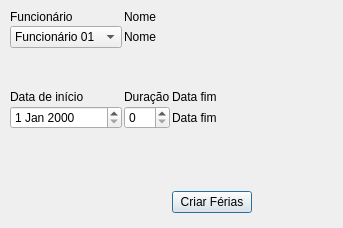
<?xml version="1.0" encoding="UTF-8"?>
<ui version="4.0">
 <class>ferias</class>
 <widget class="QDialog" name="ferias">
  <property name="geometry">
   <rect>
    <x>0</x>
    <y>0</y>
    <width>343</width>
    <height>228</height>
   </rect>
  </property>
  <property name="windowTitle">
   <string>Dialog</string>
  </property>
  <widget class="QWidget" name="layoutWidget">
   <property name="geometry">
    <rect>
     <x>10</x>
     <y>10</y>
     <width>321</width>
     <height>201</height>
    </rect>
   </property>
   <layout class="QGridLayout" name="gridLayout">
    <property name="sizeConstraint">
     <enum>QLayout::SetFixedSize</enum>
    </property>
    <property name="spacing">
     <number>2</number>
    </property>
    <item row="2" column="1" colspan="2">
     <widget class="QLabel" name="label_nome_2">
      <property name="text">
       <string>Nome</string>
      </property>
     </widget>
    </item>
    <item row="5" column="0">
     <widget class="QDateEdit" name="dateEdit_inicio"/>
    </item>
    <item row="6" column="0">
     <spacer name="verticalSpacer_2">
      <property name="orientation">
       <enum>Qt::Vertical</enum>
      </property>
      <property name="sizeType">
       <enum>QSizePolicy::Fixed</enum>
      </property>
      <property name="sizeHint" stdset="0">
       <size>
        <width>20</width>
        <height>60</height>
       </size>
      </property>
     </spacer>
    </item>
    <item row="7" column="2">
     <widget class="QPushButton" name="pushButton_criarferias">
      <property name="text">
       <string>Criar Férias</string>
      </property>
     </widget>
    </item>
    <item row="4" column="0">
     <widget class="QLabel" name="label_inicio">
      <property name="text">
       <string>Data de início</string>
      </property>
     </widget>
    </item>
    <item row="0" column="0">
     <widget class="QLabel" name="label_funcionario">
      <property name="text">
       <string>Funcionário</string>
      </property>
     </widget>
    </item>
    <item row="5" column="1">
     <widget class="QSpinBox" name="spinBox_duracao"/>
    </item>
    <item row="4" column="1">
     <widget class="QLabel" name="label_duracao">
      <property name="text">
       <string>Duração</string>
      </property>
     </widget>
    </item>
    <item row="0" column="1">
     <widget class="QLabel" name="label_nome">
      <property name="text">
       <string>Nome</string>
      </property>
     </widget>
    </item>
    <item row="4" column="2">
     <widget class="QLabel" name="label_fim">
      <property name="text">
       <string>Data fim</string>
      </property>
     </widget>
    </item>
    <item row="2" column="0">
     <widget class="QComboBox" name="comboBox_funcionario">
      <item>
       <property name="text">
        <string>Funcionário 01</string>
       </property>
      </item>
      <item>
       <property name="text">
        <string>Funcionário 02</string>
       </property>
      </item>
      <item>
       <property name="text">
        <string>Funcionário 03</string>
       </property>
      </item>
      <item>
       <property name="text">
        <string>Funcionário 04</string>
       </property>
      </item>
      <item>
       <property name="text">
        <string>Funcionário 05</string>
       </property>
      </item>
      <item>
       <property name="text">
        <string>Funcionário 06</string>
       </property>
      </item>
      <item>
       <property name="text">
        <string>Funcionário 07</string>
       </property>
      </item>
      <item>
       <property name="text">
        <string>Funcionário 08</string>
       </property>
      </item>
      <item>
       <property name="text">
        <string>Funcionário 09</string>
       </property>
      </item>
      <item>
       <property name="text">
        <string>Funcionário 10</string>
       </property>
      </item>
     </widget>
    </item>
    <item row="5" column="2">
     <widget class="QLabel" name="label_fim_data">
      <property name="text">
       <string>Data fim</string>
      </property>
     </widget>
    </item>
    <item row="3" column="0">
     <spacer name="verticalSpacer">
      <property name="orientation">
       <enum>Qt::Vertical</enum>
      </property>
      <property name="sizeType">
       <enum>QSizePolicy::Preferred</enum>
      </property>
      <property name="sizeHint" stdset="0">
       <size>
        <width>20</width>
        <height>40</height>
       </size>
      </property>
     </spacer>
    </item>
   </layout>
  </widget>
 </widget>
 <resources/>
 <connections/>
</ui>
